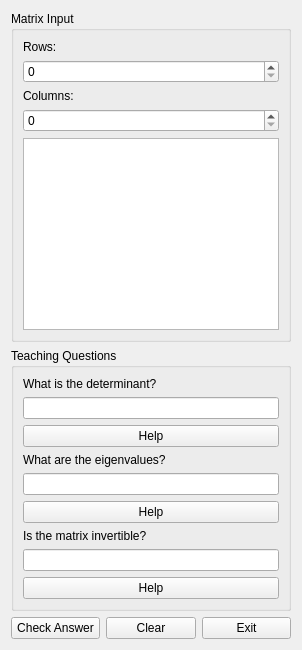
<?xml version="1.0" encoding="UTF-8"?>
<ui version="4.0">
 <class>MatrixTeachingUI</class>
 <widget class="QWidget" name="MatrixTeachingUI">
  <property name="windowTitle">
   <string>Matrix Teaching Interface</string>
  </property>
  <layout class="QVBoxLayout" name="mainLayout">
   <item>
    <widget class="QGroupBox" name="matrixGroup">
     <property name="title">
      <string>Matrix Input</string>
     </property>
     <layout class="QVBoxLayout" name="matrixLayout">
      <item>
       <widget class="QLabel" name="labelRows">
        <property name="text">
         <string>Rows:</string>
        </property>
       </widget>
      </item>
      <item>
       <widget class="QSpinBox" name="rowSpinBox"/>
      </item>
      <item>
       <widget class="QLabel" name="labelCols">
        <property name="text">
         <string>Columns:</string>
        </property>
       </widget>
      </item>
      <item>
       <widget class="QSpinBox" name="colSpinBox"/>
      </item>
      <item>
       <widget class="QTableWidget" name="matrixTable"/>
      </item>
     </layout>
    </widget>
   </item>
   <item>
    <widget class="QGroupBox" name="teachingGroup">
     <property name="title">
      <string>Teaching Questions</string>
     </property>
     <layout class="QVBoxLayout" name="teachingLayout">
      <item>
       <widget class="QLabel" name="labelDeterminant">
        <property name="text">
         <string>What is the determinant?</string>
        </property>
       </widget>
      </item>
      <item>
       <widget class="QLineEdit" name="determinantInput"/>
      </item>
      <item>
       <widget class="QPushButton" name="helpDeterminantButton">
        <property name="text">
         <string>Help</string>
        </property>
       </widget>
      </item>
      <item>
       <widget class="QLabel" name="labelEigenvalues">
        <property name="text">
         <string>What are the eigenvalues?</string>
        </property>
       </widget>
      </item>
      <item>
       <widget class="QLineEdit" name="eigenvaluesInput"/>
      </item>
      <item>
       <widget class="QPushButton" name="helpEigenvaluesButton">
        <property name="text">
         <string>Help</string>
        </property>
       </widget>
      </item>
      <item>
       <widget class="QLabel" name="labelInverse">
        <property name="text">
         <string>Is the matrix invertible?</string>
        </property>
       </widget>
      </item>
      <item>
       <widget class="QLineEdit" name="inverseInput"/>
      </item>
      <item>
       <widget class="QPushButton" name="helpInverseButton">
        <property name="text">
         <string>Help</string>
        </property>
       </widget>
      </item>
     </layout>
    </widget>
   </item>
   <item>
    <layout class="QHBoxLayout" name="bottomButtons">
     <item>
      <widget class="QPushButton" name="checkAnswerButton">
       <property name="text">
        <string>Check Answer</string>
       </property>
      </widget>
     </item>
     <item>
      <widget class="QPushButton" name="clearButton">
       <property name="text">
        <string>Clear</string>
       </property>
      </widget>
     </item>
     <item>
      <widget class="QPushButton" name="exitButton">
       <property name="text">
        <string>Exit</string>
       </property>
      </widget>
     </item>
    </layout>
   </item>
  </layout>
 </widget>
 <resources/>
 <connections/>
</ui>
